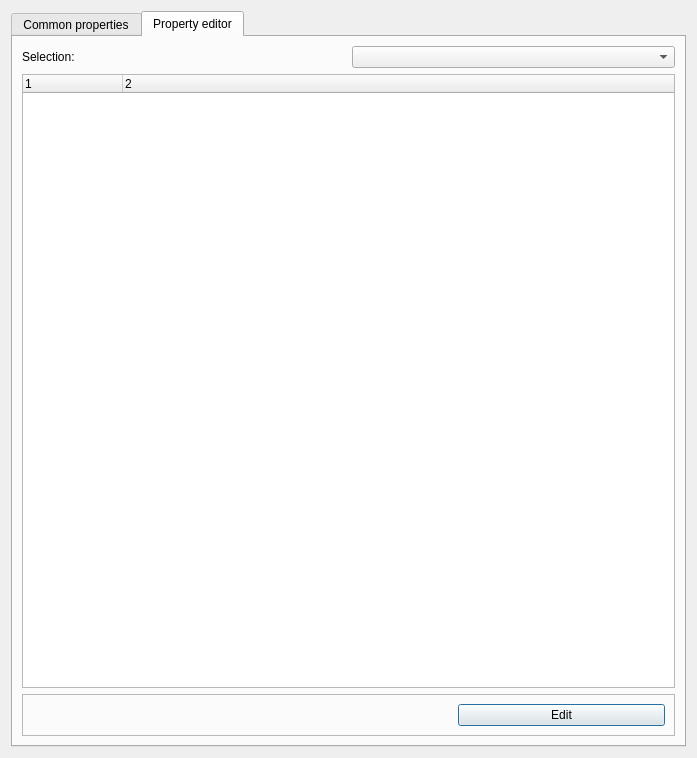
<?xml version="1.0" encoding="UTF-8"?>
<ui version="4.0">
 <class>propertyToolDialog</class>
 <widget class="QDialog" name="propertyToolDialog">
  <property name="geometry">
   <rect>
    <x>0</x>
    <y>0</y>
    <width>697</width>
    <height>758</height>
   </rect>
  </property>
  <property name="sizePolicy">
   <sizepolicy hsizetype="Fixed" vsizetype="Preferred">
    <horstretch>0</horstretch>
    <verstretch>0</verstretch>
   </sizepolicy>
  </property>
  <property name="minimumSize">
   <size>
    <width>600</width>
    <height>0</height>
   </size>
  </property>
  <property name="windowTitle">
   <string>Image properties</string>
  </property>
  <layout class="QGridLayout" name="gridLayout">
   <item row="0" column="0">
    <widget class="QTabWidget" name="tabWidget">
     <property name="currentIndex">
      <number>1</number>
     </property>
     <widget class="QWidget" name="commonTab">
      <attribute name="title">
       <string>Common properties</string>
      </attribute>
      <layout class="QVBoxLayout" name="verticalLayout">
       <item>
        <widget class="QGroupBox" name="groupBox_2">
         <property name="title">
          <string>Common</string>
         </property>
         <layout class="QGridLayout" name="gridLayout_4">
          <item row="11" column="1">
           <widget class="QLabel" name="performingPhysician">
            <property name="text">
             <string>TextLabel</string>
            </property>
            <property name="alignment">
             <set>Qt::AlignRight|Qt::AlignTrailing|Qt::AlignVCenter</set>
            </property>
           </widget>
          </item>
          <item row="4" column="1">
           <widget class="QLabel" name="voxelSize">
            <property name="text">
             <string>TextLabel</string>
            </property>
            <property name="alignment">
             <set>Qt::AlignRight|Qt::AlignTrailing|Qt::AlignVCenter</set>
            </property>
           </widget>
          </item>
          <item row="14" column="0">
           <widget class="QLabel" name="L_positionCP">
            <property name="font">
             <font>
              <weight>75</weight>
              <bold>true</bold>
             </font>
            </property>
            <property name="text">
             <string>Position cp:</string>
            </property>
           </widget>
          </item>
          <item row="2" column="1">
           <widget class="QLabel" name="dataType">
            <property name="text">
             <string>TextLabel</string>
            </property>
            <property name="alignment">
             <set>Qt::AlignRight|Qt::AlignTrailing|Qt::AlignVCenter</set>
            </property>
           </widget>
          </item>
          <item row="12" column="0">
           <widget class="QLabel" name="L_numberOfAverages">
            <property name="font">
             <font>
              <weight>75</weight>
              <bold>true</bold>
             </font>
            </property>
            <property name="text">
             <string>Number of averages:</string>
            </property>
           </widget>
          </item>
          <item row="9" column="0">
           <widget class="QLabel" name="L_transmitCoil">
            <property name="font">
             <font>
              <weight>75</weight>
              <bold>true</bold>
             </font>
            </property>
            <property name="text">
             <string>Transmit coil:</string>
            </property>
           </widget>
          </item>
          <item row="6" column="0">
           <widget class="QLabel" name="L_sequenceDescription">
            <property name="font">
             <font>
              <weight>75</weight>
              <bold>true</bold>
             </font>
            </property>
            <property name="text">
             <string>Sequence description:</string>
            </property>
           </widget>
          </item>
          <item row="8" column="0">
           <widget class="QLabel" name="L_sequenceNumber">
            <property name="font">
             <font>
              <weight>75</weight>
              <bold>true</bold>
             </font>
            </property>
            <property name="text">
             <string>Sequence number:</string>
            </property>
           </widget>
          </item>
          <item row="4" column="0">
           <widget class="QLabel" name="L_voxelSize">
            <property name="font">
             <font>
              <weight>75</weight>
              <bold>true</bold>
             </font>
            </property>
            <property name="text">
             <string>Voxel size (in mm):</string>
            </property>
           </widget>
          </item>
          <item row="0" column="1">
           <widget class="QLabel" name="fileName">
            <property name="text">
             <string>TextLabel</string>
            </property>
            <property name="alignment">
             <set>Qt::AlignRight|Qt::AlignTrailing|Qt::AlignVCenter</set>
            </property>
           </widget>
          </item>
          <item row="13" column="0">
           <widget class="QLabel" name="L_positionCA">
            <property name="font">
             <font>
              <weight>75</weight>
              <bold>true</bold>
             </font>
            </property>
            <property name="text">
             <string>Position ca:</string>
            </property>
           </widget>
          </item>
          <item row="6" column="1">
           <widget class="QLabel" name="sequenceDescription">
            <property name="text">
             <string>TextLabel</string>
            </property>
            <property name="alignment">
             <set>Qt::AlignRight|Qt::AlignTrailing|Qt::AlignVCenter</set>
            </property>
           </widget>
          </item>
          <item row="5" column="1">
           <widget class="QLabel" name="voxelGap">
            <property name="text">
             <string>TextLabel</string>
            </property>
            <property name="alignment">
             <set>Qt::AlignRight|Qt::AlignTrailing|Qt::AlignVCenter</set>
            </property>
           </widget>
          </item>
          <item row="8" column="1">
           <widget class="QLabel" name="sequenceNumber">
            <property name="text">
             <string>TextLabel</string>
            </property>
            <property name="alignment">
             <set>Qt::AlignRight|Qt::AlignTrailing|Qt::AlignVCenter</set>
            </property>
           </widget>
          </item>
          <item row="9" column="1">
           <widget class="QLabel" name="transmitCoil">
            <property name="text">
             <string>TextLabel</string>
            </property>
            <property name="alignment">
             <set>Qt::AlignRight|Qt::AlignTrailing|Qt::AlignVCenter</set>
            </property>
           </widget>
          </item>
          <item row="12" column="1">
           <widget class="QLabel" name="numberOfAverages">
            <property name="text">
             <string>TextLabel</string>
            </property>
            <property name="alignment">
             <set>Qt::AlignRight|Qt::AlignTrailing|Qt::AlignVCenter</set>
            </property>
           </widget>
          </item>
          <item row="13" column="1">
           <widget class="QLabel" name="positionCA">
            <property name="text">
             <string>TextLabel</string>
            </property>
            <property name="alignment">
             <set>Qt::AlignRight|Qt::AlignTrailing|Qt::AlignVCenter</set>
            </property>
           </widget>
          </item>
          <item row="7" column="1">
           <widget class="QLabel" name="sequenceStart">
            <property name="text">
             <string>TextLabel</string>
            </property>
            <property name="alignment">
             <set>Qt::AlignRight|Qt::AlignTrailing|Qt::AlignVCenter</set>
            </property>
           </widget>
          </item>
          <item row="15" column="0">
           <widget class="QLabel" name="L_repetitionTime">
            <property name="font">
             <font>
              <weight>75</weight>
              <bold>true</bold>
             </font>
            </property>
            <property name="text">
             <string>Repetition time (TR in ms):</string>
            </property>
           </widget>
          </item>
          <item row="7" column="0">
           <widget class="QLabel" name="L_sequenceStart">
            <property name="font">
             <font>
              <weight>75</weight>
              <bold>true</bold>
             </font>
            </property>
            <property name="text">
             <string>Sequence start:</string>
            </property>
           </widget>
          </item>
          <item row="0" column="0">
           <widget class="QLabel" name="L_fileName">
            <property name="font">
             <font>
              <weight>75</weight>
              <bold>true</bold>
             </font>
            </property>
            <property name="text">
             <string>Filename:</string>
            </property>
           </widget>
          </item>
          <item row="10" column="1">
           <widget class="QLabel" name="flipAngle">
            <property name="text">
             <string>TextLabel</string>
            </property>
            <property name="alignment">
             <set>Qt::AlignRight|Qt::AlignTrailing|Qt::AlignVCenter</set>
            </property>
           </widget>
          </item>
          <item row="15" column="1">
           <widget class="QLabel" name="repetitionTime">
            <property name="text">
             <string>TextLabel</string>
            </property>
            <property name="alignment">
             <set>Qt::AlignRight|Qt::AlignTrailing|Qt::AlignVCenter</set>
            </property>
           </widget>
          </item>
          <item row="5" column="0">
           <widget class="QLabel" name="L_voxelGap">
            <property name="font">
             <font>
              <weight>75</weight>
              <bold>true</bold>
             </font>
            </property>
            <property name="text">
             <string>Voxel gap (in mm):</string>
            </property>
           </widget>
          </item>
          <item row="11" column="0">
           <widget class="QLabel" name="L_performingPhysician">
            <property name="font">
             <font>
              <weight>75</weight>
              <bold>true</bold>
             </font>
            </property>
            <property name="text">
             <string>Performing physician:</string>
            </property>
           </widget>
          </item>
          <item row="2" column="0">
           <widget class="QLabel" name="L_dataType">
            <property name="font">
             <font>
              <weight>75</weight>
              <bold>true</bold>
             </font>
            </property>
            <property name="text">
             <string>Data type:</string>
            </property>
           </widget>
          </item>
          <item row="10" column="0">
           <widget class="QLabel" name="L_flipAngle">
            <property name="font">
             <font>
              <weight>75</weight>
              <bold>true</bold>
             </font>
            </property>
            <property name="text">
             <string>Flip angle:</string>
            </property>
           </widget>
          </item>
          <item row="14" column="1">
           <widget class="QLabel" name="positionCP">
            <property name="text">
             <string>TextLabel</string>
            </property>
            <property name="alignment">
             <set>Qt::AlignRight|Qt::AlignTrailing|Qt::AlignVCenter</set>
            </property>
           </widget>
          </item>
          <item row="16" column="0">
           <widget class="QLabel" name="L_echoTime">
            <property name="font">
             <font>
              <weight>75</weight>
              <bold>true</bold>
             </font>
            </property>
            <property name="text">
             <string>Echo time (in ms):</string>
            </property>
           </widget>
          </item>
          <item row="16" column="1">
           <widget class="QLabel" name="echoTime">
            <property name="text">
             <string>TextLabel</string>
            </property>
            <property name="alignment">
             <set>Qt::AlignRight|Qt::AlignTrailing|Qt::AlignVCenter</set>
            </property>
           </widget>
          </item>
          <item row="3" column="0">
           <widget class="QLabel" name="L_numberOfChunks">
            <property name="font">
             <font>
              <weight>75</weight>
              <bold>true</bold>
             </font>
            </property>
            <property name="text">
             <string>Number of chunks:</string>
            </property>
           </widget>
          </item>
          <item row="3" column="1">
           <widget class="QLabel" name="numberOfChunks">
            <property name="text">
             <string>TextLabel</string>
            </property>
            <property name="alignment">
             <set>Qt::AlignRight|Qt::AlignTrailing|Qt::AlignVCenter</set>
            </property>
           </widget>
          </item>
          <item row="1" column="0">
           <widget class="QLabel" name="L_imageSize">
            <property name="font">
             <font>
              <weight>75</weight>
              <bold>true</bold>
             </font>
            </property>
            <property name="text">
             <string>Image size:</string>
            </property>
           </widget>
          </item>
          <item row="1" column="1">
           <widget class="QLabel" name="imageSize">
            <property name="text">
             <string>TextLabel</string>
            </property>
            <property name="alignment">
             <set>Qt::AlignRight|Qt::AlignTrailing|Qt::AlignVCenter</set>
            </property>
           </widget>
          </item>
         </layout>
        </widget>
       </item>
       <item>
        <widget class="QGroupBox" name="subjectGroup">
         <property name="sizePolicy">
          <sizepolicy hsizetype="Preferred" vsizetype="Maximum">
           <horstretch>0</horstretch>
           <verstretch>0</verstretch>
          </sizepolicy>
         </property>
         <property name="title">
          <string>Subject</string>
         </property>
         <layout class="QGridLayout" name="gridLayout_3">
          <item row="0" column="0">
           <widget class="QLabel" name="L_subjectName">
            <property name="font">
             <font>
              <weight>75</weight>
              <bold>true</bold>
             </font>
            </property>
            <property name="text">
             <string>Name:</string>
            </property>
           </widget>
          </item>
          <item row="0" column="1">
           <widget class="QLabel" name="subjectName">
            <property name="text">
             <string>TextLabel</string>
            </property>
            <property name="alignment">
             <set>Qt::AlignRight|Qt::AlignTrailing|Qt::AlignVCenter</set>
            </property>
           </widget>
          </item>
          <item row="1" column="0">
           <widget class="QLabel" name="L_subjectAge">
            <property name="font">
             <font>
              <weight>75</weight>
              <bold>true</bold>
             </font>
            </property>
            <property name="text">
             <string>Age (in days):</string>
            </property>
           </widget>
          </item>
          <item row="1" column="1">
           <widget class="QLabel" name="subjectAge">
            <property name="text">
             <string>TextLabel</string>
            </property>
            <property name="alignment">
             <set>Qt::AlignRight|Qt::AlignTrailing|Qt::AlignVCenter</set>
            </property>
           </widget>
          </item>
          <item row="2" column="0">
           <widget class="QLabel" name="L_subjectBirth">
            <property name="font">
             <font>
              <weight>75</weight>
              <bold>true</bold>
             </font>
            </property>
            <property name="text">
             <string>Birth:</string>
            </property>
           </widget>
          </item>
          <item row="2" column="1">
           <widget class="QLabel" name="subjectBirth">
            <property name="text">
             <string>TextLabel</string>
            </property>
            <property name="alignment">
             <set>Qt::AlignRight|Qt::AlignTrailing|Qt::AlignVCenter</set>
            </property>
           </widget>
          </item>
          <item row="3" column="0">
           <widget class="QLabel" name="L_subjectWeight">
            <property name="font">
             <font>
              <weight>75</weight>
              <bold>true</bold>
             </font>
            </property>
            <property name="text">
             <string>Weight:</string>
            </property>
           </widget>
          </item>
          <item row="3" column="1">
           <widget class="QLabel" name="subjectWeight">
            <property name="text">
             <string>TextLabel</string>
            </property>
            <property name="alignment">
             <set>Qt::AlignRight|Qt::AlignTrailing|Qt::AlignVCenter</set>
            </property>
           </widget>
          </item>
          <item row="4" column="0">
           <widget class="QLabel" name="L_subjectGender">
            <property name="font">
             <font>
              <weight>75</weight>
              <bold>true</bold>
             </font>
            </property>
            <property name="text">
             <string>Gender:</string>
            </property>
           </widget>
          </item>
          <item row="4" column="1">
           <widget class="QLabel" name="subjectGender">
            <property name="text">
             <string>TextLabel</string>
            </property>
            <property name="alignment">
             <set>Qt::AlignRight|Qt::AlignTrailing|Qt::AlignVCenter</set>
            </property>
           </widget>
          </item>
         </layout>
        </widget>
       </item>
       <item>
        <widget class="QGroupBox" name="groupBox">
         <property name="title">
          <string>Orientation</string>
         </property>
         <layout class="QGridLayout" name="gridLayout_2">
          <property name="margin">
           <number>4</number>
          </property>
          <property name="spacing">
           <number>0</number>
          </property>
          <item row="0" column="1">
           <widget class="QLabel" name="row">
            <property name="font">
             <font>
              <weight>75</weight>
              <bold>true</bold>
             </font>
            </property>
            <property name="text">
             <string>row</string>
            </property>
            <property name="alignment">
             <set>Qt::AlignCenter</set>
            </property>
           </widget>
          </item>
          <item row="0" column="2">
           <widget class="QLabel" name="label_2">
            <property name="font">
             <font>
              <weight>75</weight>
              <bold>true</bold>
             </font>
            </property>
            <property name="text">
             <string>column</string>
            </property>
            <property name="alignment">
             <set>Qt::AlignCenter</set>
            </property>
           </widget>
          </item>
          <item row="0" column="3">
           <widget class="QLabel" name="label_3">
            <property name="font">
             <font>
              <weight>75</weight>
              <bold>true</bold>
             </font>
            </property>
            <property name="text">
             <string>slice</string>
            </property>
            <property name="alignment">
             <set>Qt::AlignCenter</set>
            </property>
           </widget>
          </item>
          <item row="1" column="1">
           <widget class="QLabel" name="rowVec0">
            <property name="frameShape">
             <enum>QFrame::Box</enum>
            </property>
            <property name="frameShadow">
             <enum>QFrame::Plain</enum>
            </property>
            <property name="lineWidth">
             <number>1</number>
            </property>
            <property name="midLineWidth">
             <number>0</number>
            </property>
            <property name="text">
             <string>TextLabel</string>
            </property>
            <property name="alignment">
             <set>Qt::AlignCenter</set>
            </property>
            <property name="wordWrap">
             <bool>false</bool>
            </property>
            <property name="margin">
             <number>0</number>
            </property>
           </widget>
          </item>
          <item row="1" column="2">
           <widget class="QLabel" name="columnVec0">
            <property name="frameShape">
             <enum>QFrame::Box</enum>
            </property>
            <property name="frameShadow">
             <enum>QFrame::Plain</enum>
            </property>
            <property name="lineWidth">
             <number>1</number>
            </property>
            <property name="midLineWidth">
             <number>0</number>
            </property>
            <property name="text">
             <string>TextLabel</string>
            </property>
            <property name="alignment">
             <set>Qt::AlignCenter</set>
            </property>
            <property name="wordWrap">
             <bool>false</bool>
            </property>
            <property name="margin">
             <number>0</number>
            </property>
           </widget>
          </item>
          <item row="1" column="3">
           <widget class="QLabel" name="sliceVec0">
            <property name="frameShape">
             <enum>QFrame::Box</enum>
            </property>
            <property name="frameShadow">
             <enum>QFrame::Plain</enum>
            </property>
            <property name="lineWidth">
             <number>1</number>
            </property>
            <property name="midLineWidth">
             <number>0</number>
            </property>
            <property name="text">
             <string>TextLabel</string>
            </property>
            <property name="alignment">
             <set>Qt::AlignCenter</set>
            </property>
            <property name="wordWrap">
             <bool>false</bool>
            </property>
            <property name="margin">
             <number>0</number>
            </property>
           </widget>
          </item>
          <item row="2" column="1">
           <widget class="QLabel" name="rowVec1">
            <property name="frameShape">
             <enum>QFrame::Box</enum>
            </property>
            <property name="frameShadow">
             <enum>QFrame::Plain</enum>
            </property>
            <property name="lineWidth">
             <number>1</number>
            </property>
            <property name="midLineWidth">
             <number>0</number>
            </property>
            <property name="text">
             <string>TextLabel</string>
            </property>
            <property name="alignment">
             <set>Qt::AlignCenter</set>
            </property>
            <property name="wordWrap">
             <bool>false</bool>
            </property>
            <property name="margin">
             <number>0</number>
            </property>
           </widget>
          </item>
          <item row="2" column="2">
           <widget class="QLabel" name="columnVec1">
            <property name="frameShape">
             <enum>QFrame::Box</enum>
            </property>
            <property name="frameShadow">
             <enum>QFrame::Plain</enum>
            </property>
            <property name="lineWidth">
             <number>1</number>
            </property>
            <property name="midLineWidth">
             <number>0</number>
            </property>
            <property name="text">
             <string>TextLabel</string>
            </property>
            <property name="alignment">
             <set>Qt::AlignCenter</set>
            </property>
            <property name="wordWrap">
             <bool>false</bool>
            </property>
            <property name="margin">
             <number>0</number>
            </property>
           </widget>
          </item>
          <item row="2" column="3">
           <widget class="QLabel" name="sliceVec1">
            <property name="frameShape">
             <enum>QFrame::Box</enum>
            </property>
            <property name="frameShadow">
             <enum>QFrame::Plain</enum>
            </property>
            <property name="lineWidth">
             <number>1</number>
            </property>
            <property name="midLineWidth">
             <number>0</number>
            </property>
            <property name="text">
             <string>TextLabel</string>
            </property>
            <property name="alignment">
             <set>Qt::AlignCenter</set>
            </property>
            <property name="wordWrap">
             <bool>false</bool>
            </property>
            <property name="margin">
             <number>0</number>
            </property>
           </widget>
          </item>
          <item row="3" column="1">
           <widget class="QLabel" name="rowVec2">
            <property name="frameShape">
             <enum>QFrame::Box</enum>
            </property>
            <property name="frameShadow">
             <enum>QFrame::Plain</enum>
            </property>
            <property name="lineWidth">
             <number>1</number>
            </property>
            <property name="midLineWidth">
             <number>0</number>
            </property>
            <property name="text">
             <string>TextLabel</string>
            </property>
            <property name="alignment">
             <set>Qt::AlignCenter</set>
            </property>
            <property name="wordWrap">
             <bool>false</bool>
            </property>
            <property name="margin">
             <number>0</number>
            </property>
           </widget>
          </item>
          <item row="3" column="2">
           <widget class="QLabel" name="columnVec2">
            <property name="frameShape">
             <enum>QFrame::Box</enum>
            </property>
            <property name="frameShadow">
             <enum>QFrame::Plain</enum>
            </property>
            <property name="lineWidth">
             <number>1</number>
            </property>
            <property name="midLineWidth">
             <number>0</number>
            </property>
            <property name="text">
             <string>TextLabel</string>
            </property>
            <property name="alignment">
             <set>Qt::AlignCenter</set>
            </property>
            <property name="wordWrap">
             <bool>false</bool>
            </property>
            <property name="margin">
             <number>0</number>
            </property>
           </widget>
          </item>
          <item row="3" column="3">
           <widget class="QLabel" name="sliceVec2">
            <property name="frameShape">
             <enum>QFrame::Box</enum>
            </property>
            <property name="frameShadow">
             <enum>QFrame::Plain</enum>
            </property>
            <property name="lineWidth">
             <number>1</number>
            </property>
            <property name="midLineWidth">
             <number>0</number>
            </property>
            <property name="text">
             <string>TextLabel</string>
            </property>
            <property name="alignment">
             <set>Qt::AlignCenter</set>
            </property>
            <property name="wordWrap">
             <bool>false</bool>
            </property>
            <property name="margin">
             <number>0</number>
            </property>
           </widget>
          </item>
          <item row="4" column="0">
           <widget class="QLabel" name="label">
            <property name="font">
             <font>
              <weight>75</weight>
              <bold>true</bold>
             </font>
            </property>
            <property name="text">
             <string>Index origin:</string>
            </property>
           </widget>
          </item>
          <item row="4" column="1">
           <widget class="QLabel" name="indexOrigin0">
            <property name="frameShape">
             <enum>QFrame::Box</enum>
            </property>
            <property name="text">
             <string>TextLabel</string>
            </property>
            <property name="alignment">
             <set>Qt::AlignCenter</set>
            </property>
           </widget>
          </item>
          <item row="4" column="2">
           <widget class="QLabel" name="indexOrigin1">
            <property name="frameShape">
             <enum>QFrame::Box</enum>
            </property>
            <property name="text">
             <string>TextLabel</string>
            </property>
            <property name="alignment">
             <set>Qt::AlignCenter</set>
            </property>
           </widget>
          </item>
          <item row="4" column="3">
           <widget class="QLabel" name="indexOrigin2">
            <property name="frameShape">
             <enum>QFrame::Box</enum>
            </property>
            <property name="text">
             <string>TextLabel</string>
            </property>
            <property name="alignment">
             <set>Qt::AlignCenter</set>
            </property>
           </widget>
          </item>
         </layout>
        </widget>
       </item>
      </layout>
     </widget>
     <widget class="QWidget" name="tab_2">
      <attribute name="title">
       <string>Property editor</string>
      </attribute>
      <layout class="QGridLayout" name="gridLayout_6">
       <item row="0" column="0">
        <widget class="QLabel" name="label_4">
         <property name="text">
          <string>Selection:</string>
         </property>
        </widget>
       </item>
       <item row="0" column="1">
        <widget class="QComboBox" name="selection"/>
       </item>
       <item row="2" column="0" colspan="2">
        <widget class="QFrame" name="frame">
         <property name="frameShape">
          <enum>QFrame::StyledPanel</enum>
         </property>
         <property name="frameShadow">
          <enum>QFrame::Raised</enum>
         </property>
         <layout class="QGridLayout" name="gridLayout_5">
          <item row="0" column="0">
           <widget class="QLabel" name="propertyName">
            <property name="font">
             <font>
              <weight>75</weight>
              <bold>true</bold>
             </font>
            </property>
            <property name="text">
             <string/>
            </property>
           </widget>
          </item>
          <item row="0" column="1">
           <widget class="QLabel" name="propertyValue">
            <property name="text">
             <string/>
            </property>
           </widget>
          </item>
          <item row="0" column="2">
           <widget class="QPushButton" name="editButton">
            <property name="text">
             <string>Edit</string>
            </property>
           </widget>
          </item>
         </layout>
        </widget>
       </item>
       <item row="1" column="0" colspan="2">
        <widget class="QTreeWidget" name="propertyTree">
         <property name="columnCount">
          <number>2</number>
         </property>
         <column>
          <property name="text">
           <string notr="true">1</string>
          </property>
         </column>
         <column>
          <property name="text">
           <string notr="true">2</string>
          </property>
         </column>
        </widget>
       </item>
      </layout>
     </widget>
    </widget>
   </item>
  </layout>
 </widget>
 <resources>
  <include location="../resources/propertytool.qrc"/>
 </resources>
 <connections/>
</ui>
